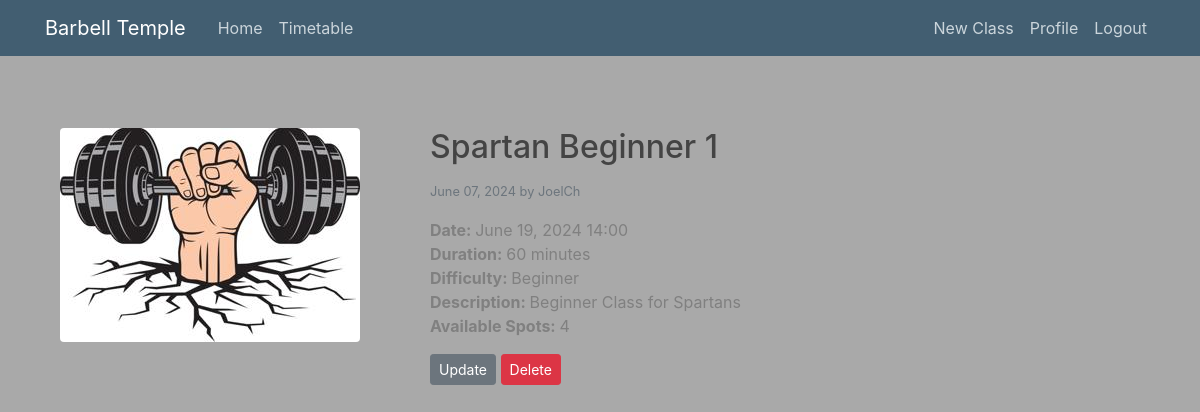
/barbellclass/15 (signed in), run on the app's committed database.
### barbell_classes/models.py (models this page shows, shortened)
class BarbellClass(models.Model):
    title = models.CharField(max_length=100, help_text="Enter the title of the barbell class (e.g., 'Beginner Strength Training')")
    image = CloudinaryField('image', default='placeholder')
    date_posted = models.DateTimeField(default=timezone.now)
    author = models.ForeignKey(User, on_delete=models.CASCADE)
    class_datetime = models.DateTimeField(default=timezone.now, help_text="Enter the date and time of the class (yyyy/mm/dd hours:minutes)")
    duration = models.TextField(default='', help_text="Enter the duration of the class (e.g., '1 hour')")
    difficulty = models.TextField(default='', help_text="Enter the difficulty level of the class (e.g., 'Beginner', 'Intermediate', 'Advanced')")
    description = models.TextField(help_text="Provide a detailed description of the class")
    available_spots = models.IntegerField(default=0, help_text="Number of available spots")

### users/models.py (models this page shows, shortened)
class Profile(models.Model):
    user = models.OneToOneField(User, on_delete=models.CASCADE)  # One-to-one relationship with User model
    image = models.ImageField(default='default.jpg', upload_to='profile_pictures')  # Image field for profile picture

### barbell_classes/views.py (the view)
# urls.py: path('barbellclass/<int:pk>', BarbellClassDetailView.as_view(), name='barbellclass-detail'),
class BarbellClassDetailView(DetailView):
    model = BarbellClass
    def get_context_data(self, **kwargs):
        context = super().get_context_data(**kwargs)
        if self.request.user.is_authenticated:
            context['is_enrolled'] = Enrollment.objects.filter(
                user=self.request.user,
                barbell_class=self.object
            ).exists()
        else:
            context['is_enrolled'] = False
        return context

### barbell_classes/templates/barbell_classes/barbellclass_detail.html (shortened to what this page needs)
{% extends "barbell_classes/base.html" %}
{% block content %}
    <div class="container mt-5">
        <div class="row">
            <div class="col-md-4">
                <img class="img-fluid rounded" src="{{ object.author.profile.image.url }}" alt="Class Image">
            </div>
            <div class="col-md-8">
                <h2 class="mb-3">{{ object.title }}</h2>
                <div class="d-flex justify-content-between align-items-center mb-3">
                    <small class="text-muted">{{ object.date_posted|date:"F d, Y" }} by {{ object.author }}</small>
                </div>
                <ul class="list-unstyled">
                    <li><strong>Date: </strong>{{ object.class_datetime|date:"F d, Y H:i" }}</li>
                    <li><strong>Duration: </strong>{{ object.duration }}</li>
                    <li><strong>Difficulty: </strong>{{ object.difficulty }}</li>
                    <li><strong>Description: </strong>{{ object.description }}</li>
                    <li><strong>Available Spots: </strong>{{ object.available_spots }}</li>
                </ul>
                {% if object.available_spots > 0 %}
                    {% if object.author == user %}
                        <div class="mt-3">
                            <a class="btn btn-secondary btn-sm" href="{% url 'barbellclass-update' object.id %}">Update</a>
                            <a class="btn btn-danger btn-sm" href="{% url 'barbellclass-delete' object.id %}">Delete</a>
                        </div>
                    {% endif %}
                {% else %}
                    <p>No available spots left.</p>
                {% endif %}
            </div>
        </div>
    </div>
{% endblock content %}

### staticfiles/barbell_classes/main.css (style rules this page uses)
body { background: gray; color: gray; background-color: darkgray; margin-top: 5rem; }
h1, h2, h3, h4, h5, h6 { color: #444444; }
ul { margin: 0; }

### data on the page
BarbellClass: author.profile.image (picture), title "Spartan Beginner 1", date_posted "June 07, 2024", author "JoelCh", class_datetime "June 19, 2024 14:00", duration "60 minutes", difficulty "Beginner", description "Beginner Class for Spartans", available_spots "4"
